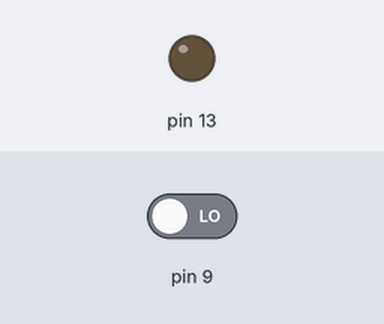
A sketch run on a simulated Arduino Uno, built with avr-gcc and run on an emulated ATmega328P. On the bench: output pins drawn as LEDs (lit = HIGH). The inputs (shaded band) are chosen by the test bench; at power-on: pin 9 LOW. What the sketch prints to the serial monitor is not drawn.

Above: at 1.2 s.
1.3 s: pin 9 driven HIGH
At 1.9 s:
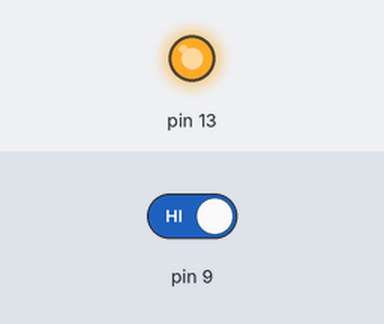
2.8 s: pin 9 driven LOW
At 3.1 s:
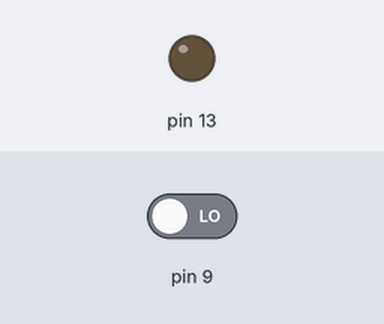
Timing chart, 0 to 5.8 s (numbered marks = the images above; inputs shaded):
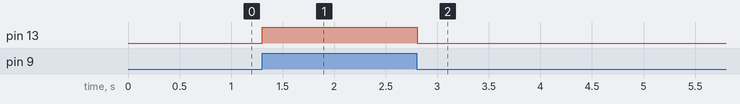

Measured:
- after the input at 1.3 s, pin 13: LOW → HIGH at once
- after the input at 2.8 s, pin 13: HIGH → LOW at once

The sketch:

touchSensorLED.ino
```cpp
void setup() {
  pinMode(13, OUTPUT);
  pinMode(9, INPUT);

  Serial.begin(9600);

}

void loop() {
  int a= digitalRead(9);

  if(a==1){
    digitalWrite(13, HIGH);
    Serial.println(a);
  }
  else{
    digitalWrite(13, LOW);
    Serial.println(a);
  }
}
```
